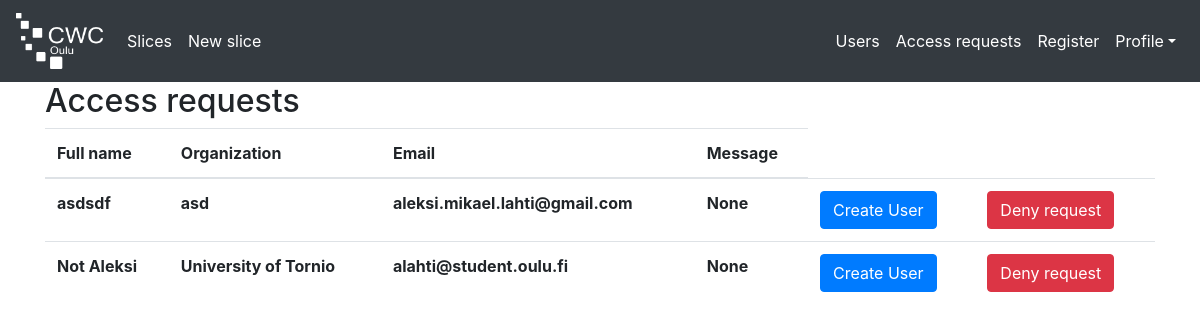
The app's page /accessrequests (signed in), older data.
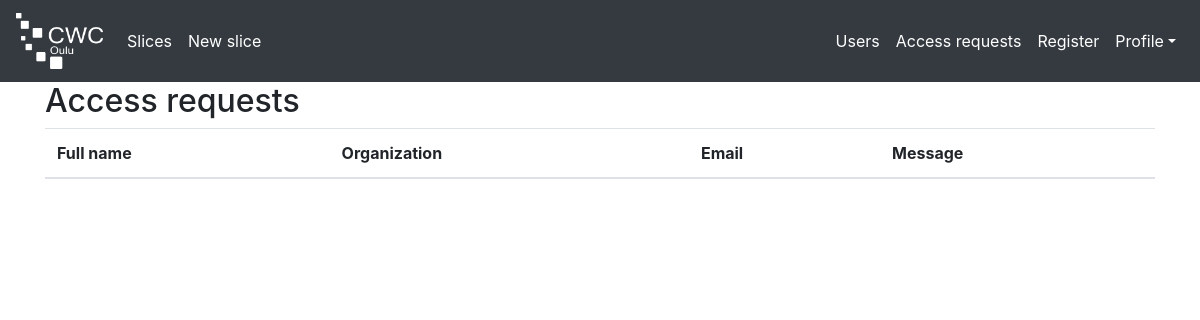
The same page, newer data.
### app.py (models this page shows)
class Contact(db.Model):
    id = db.Column(db.Integer, primary_key=True, nullable=False)
    name = db.Column(db.String(256), nullable=False)
    username = db.Column(db.String(256), unique=True, nullable=False)
    email = db.Column(db.String(256), nullable=False)
    organization = db.Column(db.String(256), nullable=True)
    message = db.Column(db.String(256), nullable=True)

### app.py (the view)
@app.route("/accessrequests")
def access_requests():
    if current_user.is_authenticated:
        if current_user.admin:
            requests = Contact.query.all()
            return render_template('accessrequests.html', requests=requests)
        flash('You need admin privileges to access this page!', 'danger')
        return redirect(url_for('slices'))
    return redirect(url_for('login'))

### app.py (called while the page is built)
@login_manager.user_loader
def load_user(user_id):
    user = User.query.get(int(user_id))
    return user

@event.listens_for(Engine, "connect")
def set_sqlite_pragma(dbapi_connection, connection_record):
    cursor = dbapi_connection.cursor()
    cursor.execute("PRAGMA foreign_keys=ON")
    cursor.close()

### templates/accessrequests.html (shortened to what this page needs)
{% extends 'base.html' %}
{% block body %}
<div>
    <h2 class="page-header">Access requests</h2>
    <table class="table">
      <thead>
        <th scope="col">Full name</th>
        <th scope="col">Organization</th>
        <th scope="col">Email</th>
        <th scope="col">Message</th>
      </thead>
      <tbody id="users-table">
      {% for request in requests %}
        <tr>
          <th scope="col">{{ request.name }}</th>
          <th scope="col">{{ request.organization }}</th>
          <th scope="col">{{ request.email }}</th>
          <th scope="col">{{ request.message }}</th>
          <th scope="col">
            <button type="button" class="btn btn-primary">Create User</button>
          </th>
          <th scope="col">
            <button type="button" class="btn btn-danger" >Deny request</button>
          </th>
        </tr>
      {% endfor %}
      </tbody>
    </table>
</div>
{% endblock %}

### templates/base.html (shortened to what this page needs)
<!DOCTYPE html>
<html lang="en">
<head>
    <link rel="stylesheet" href="https://maxcdn.bootstrapcdn.com/bootstrap/4.0.0/css/bootstrap.min.css">
</head>
<body>
<nav class="navbar navbar-expand-lg navbar-dark bg-dark">
    <a class="navbar-brand" href="{{ url_for('home') }}">
        <img src="/static/images/logowhite.png" class="center" height="56" width="87">
    </a>
    <div class="collapse navbar-collapse" id="navbarToggler">
      {% if current_user.is_authenticated %}
      <ul class="navbar-nav mr-auto">
        <li class="nav-item active">
          <a class="nav-link" href="{{ url_for('slices') }}">Slices <span class="sr-only">(current)</span></a>
        </li>
        <li class="nav-item active">
          <a class="nav-link" href="{{ url_for('newslice') }}">New slice<span class="sr-only">(current)</span></a>
        </li>
      </ul>
        {% endif %}
      <ul class="navbar-nav ml-auto">
          {% if current_user.admin %}
        <li class="nav-item active">
          <a class="nav-link" href="{{ url_for('users') }}">Users <span class="sr-only">(current)</span></a>
        </li>
          <li class="nav-item active">
          <a class="nav-link" href="{{ url_for('access_requests') }}">Access requests <span class="sr-only">(current)</span></a>
        </li>
          <li class="nav-item active">
          <a class="nav-link" href="{{ url_for('register') }}">Register <span class="sr-only">(current)</span></a>
        </li>
          {% endif %}
          {% if current_user.is_authenticated %}
        <li class="nav-item dropdown active">
            <a class="nav-link dropdown-toggle"  href="#" id="profileDropdown" data-toggle="dropdown" aria-haspopup="true" aria-expanded="false">Profile</a>
        </li>
          {% endif %}
      </ul>
    </div>
  </nav>
<div class="container">
    {% block body %}
    {% endblock %}
</div>
</body>
</html>

Row changes from the older to the newer data that the page shows:
removed Contact: name "asdsdf", organization "asd", email "aleksi.mikael.lahti@gmail.com", message "None"
removed Contact: name "Not Aleksi", organization "University of Tornio", email "alahti@student.oulu.fi", message "None"
